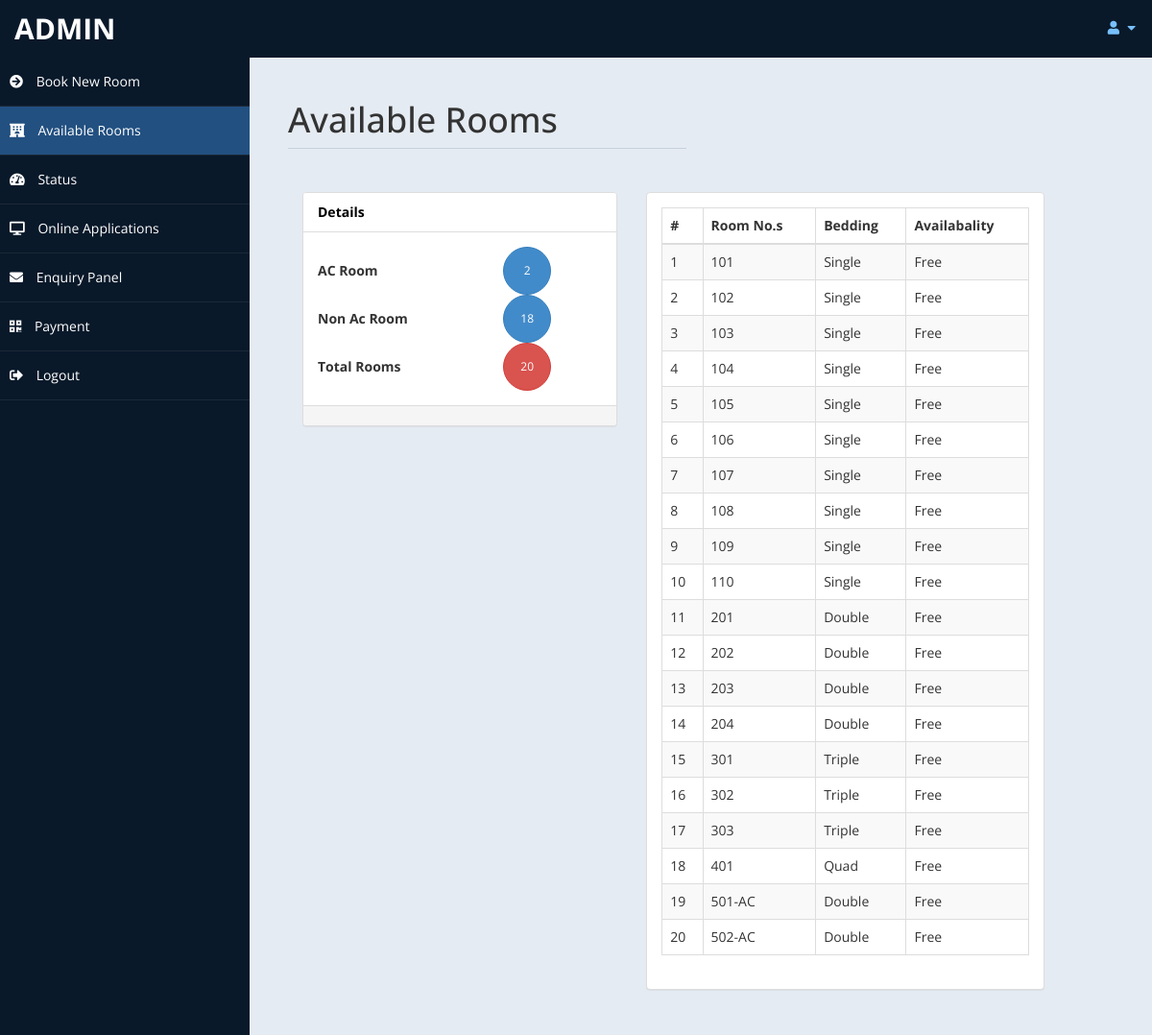
/admin/AvailableRoom.php (signed in), run on the app's committed database.
### tables this page shows
CREATE TABLE `room` (
  `id` int(2) NOT NULL,
  `roomid` varchar(10) NOT NULL,
  `type` varchar(15) DEFAULT NULL,
  `bedding` varchar(10) DEFAULT NULL,
  `place` varchar(10) DEFAULT NULL,
  `cusid` int(11) DEFAULT NULL
);

### admin/AvailableRoom.php (the view, shortened to what this page needs)
<!DOCTYPE html>
<html xmlns="http://www.w3.org/1999/xhtml">
<head>
    <link href="assets/css/bootstrap.css" rel="stylesheet" />
    <link href="assets/css/font-awesome.css" rel="stylesheet" />
    <link href="assets/css/custom-styles.css" rel="stylesheet" />
    <link href="assets/js/dataTables/dataTables.bootstrap.css" rel="stylesheet" />
    <link
      rel="stylesheet"
      href="https://cdnjs.cloudflare.com/ajax/libs/font-awesome/5.14.0/css/all.min.css"
    />
</head>
<body>
	<!-- <?php
	include ('db.php');
	?> -->
    <div id="wrapper">
    	   <nav class="navbar navbar-default top-navbar" role="navigation">
            <div class="navbar-header">
                <a class="navbar-brand" href="home.php"> <?php echo $_SESSION["user"]; ?> </a>
            </div>
            <ul class="nav navbar-top-links navbar-right">
                <li class="dropdown">
                    <a class="dropdown-toggle" data-toggle="dropdown" href="#" aria-expanded="false">
                        <i class="fa fa-user fa-fw"></i> <i class="fa fa-caret-down"></i>
                    </a>
                </li>
            </ul>
        </nav>
        <nav class="navbar-default navbar-side" role="navigation">
            <div class="sidebar-collapse">
                <ul class="nav" id="main-menu">
                  	<li>
                        <a href="reservation.php"><i class="fas fa-arrow-circle-right"></i> Book New Room</a>
                    </li>
                    <li>
                        <a class="active-menu" href="AvailableRoom.php"><i class="fas fa-hotel"></i></i> Available Rooms</a>
                    </li>
                    <li>
                        <a href="home.php"><i class="fas fa-tachometer-alt"></i></i> Status</a>
                    </li>
                    <li>
                        <a href="onlineapplications.php"><i class="fa fa-desktop"></i> Online Applications</a>
                    </li>
                    <li>
                        <a href="messages.php"><i class="fa fa-envelope"></i> Enquiry Panel</a>
                    </li>
                    <li>
                        <a href="payment.php"><i class="fa fa-qrcode"></i> Payment</a>
                    </li>
                    <li>
                        <a href="logout.php"><i class="fa fa-sign-out-alt"></i> Logout</a>
                    </li>
          </ul>
            </div>
        </nav>
        <div id="page-wrapper" >
            <div id="page-inner">
			 <div class="row">
                    <div class="col-md-6 col-sm-6">
                        <h1 class="page-header">
                            Available Rooms <small></small>
                        </h1>
                    </div>
                </div>
                 <?php
						$rsql ="select * from room";
						$rre= mysqli_query($con,$rsql);
						$r =0 ;
						$sc =0;
						$gh = 0;
						while($rrow=mysqli_fetch_array($rre))
						{
							$r = $r + 1;
							$s = $rrow['type'];
							if($s=="Ac Room" )
							{
								$sc = $sc+ 1;
							}
							if($s=="Non Ac")
							{
								$gh = $gh + 1;
							}
						}
						?>
						<?php
						$cr =0 ;
						$csc =0;
						$cgh = 0;
					?>
				 <div class="col-md-5 col-sm-5" >
                    <div class="panel panel-default">
                        <div class="panel-heading">
                           Details
                        </div>
                        <div class="panel-body">
						<table width="100%">
							<tr>
								<td><b>AC Room	 </b></td>
								<td><button type="button" class="btn btn-primary btn-circle"><?php
									$f1 =$sc - $csc;
									if($f1 <=0 )
									{	$f1 = "NO";
										echo $f1;
									}
									else{
											echo $f1;
									}
								?> </button></td>
							</tr>
							<tr>
								<td><b>Non Ac Room</b>	 </td>
								<td><button type="button" class="btn btn-primary btn-circle"><?php
								$f2 =  $gh -$cgh;
								if($f2 <=0 )
									{	$f2 = "NO";
										echo $f2;
									}
									else{
											echo $f2;
									}
								?> </button></td>
							</tr>
							<tr>
								<td><b>Total Rooms	</b> </td>
								<td> <button type="button" class="btn btn-danger btn-circle">
								<?php
								$f5 =$r-$cr;
								if($f5 <=0 )
									{	$f5 = "NO";
										echo $f5;
									}
									else{
										echo $f5;
									}
								 ?> </button></td>
							</tr>
						</table>
						</div>
                        <div class="panel-footer">
                        </div>
                </div>
             </div>
 			<div class="row">
                <div class="col-md-6 col-sm-12">
                    <div class="panel panel-default">
                        <div class="panel-body">
                            <div class="table-responsive">
                                <table class="table table-striped table-bordered table-hover">
                                    <thead>
                        				<tr>
                        				<th><span >#</span></th>
										<th><span >Room No.s</span></th>
										<th><span >Bedding</span></th>
										<th><span >Availabality</span></th>
										</tr>
                                    	<tbody>
                                    	<?php
										include ('db.php');
										$sql="select * from room";
										$re = mysqli_query($con,$sql);
										while($row = mysqli_fetch_array($re))
										{
											$id = $row['id'];
											if($id % 1 == 0 )
											{
												echo"<tr class='gradeC'>
													<td>".$row['id']."</td>
													<td>".$row['roomid']."</td>
													<td>".$row['bedding']."</td>
													<td>".$row['place']."</td>
													</tr>";
											}
										}
										?>
                                    </tbody>
                                </thead>
                            </table>
                        </div>
                    </div>
                </div>
            </div>
        </div>
</body>
</html>

### admin/assets/css/custom-styles.css (style rules this page uses)
body { font-family: "Open Sans", sans-serif; }
#wrapper { height: 100%; width: 100%; background: #09192a; }
#page-wrapper { padding: 15px 15px; min-height: 600px; background: #e5ebf2; }
#page-inner { width: 100%; margin: 10px 20px 10px 0px; background-color: transparent; padding: 10px; min-height: 1400px; }
h1, .h1, h2, .h2, h3, .h3 { margin-top: 7px; margin-bottom: -5px; }
.page-header { padding-bottom: 9px; margin: 10px 0 45px; border-bottom: 1px solid #c7d1dd; }
.panel-default > .panel-heading { color: #000; background-color: #ffffff; border-color: #ddd; font-weight: bold; }
.top-navbar { margin: 0px; }
.top-navbar .navbar-brand { color: #fff; width: 260px; text-align: left; height: 60px; font-size: 30px; font-weight: 700; text-transform: uppercase; line-height: 30px; }
.top-navbar .nav > li { position: relative; display: inline-block; }
.top-navbar .nav > li > a { position: relative; display: block; padding: 19px 15px; color: #77c0fd; }
.active-menu { background-color: #225081 !important; }
.sidebar-collapse, .sidebar-collapse .nav { background: none; }
.sidebar-collapse .nav { padding: 0; }
.sidebar-collapse .nav > li > a { color: #fff; background: transparent; text-shadow: none; }
.sidebar-collapse > .nav > li > a { padding: 15px 10px; }
.sidebar-collapse > .nav > li { border-bottom: 1px solid rgba(107, 108, 109, 0.19); }
.navbar-side { border: none; background-color: transparent; }
.top-navbar { background: #09192a; border-bottom: none; }
.top-navbar .nav > li > a > i { margin-right: 2px; }
.navbar-default { border: 0px solid black; }
.navbar-header { background: #09192a; }
.nav > li > a > i { margin-right: 10px; }
.btn-circle { width: 50px; height: 50px; padding: 6px 0; -webkit-border-radius: 25px; -moz-border-radius: 25px; border-radius: 25px; text-align: center; font-size: 12px; line-height: 1.428571429; }
@media (min-width: 768px) { #page-wrapper { margin: 0 0 0 260px; padding: 15px 30px; min-height: 1200px; } }
@media (min-width: 768px) { .navbar-side { z-index: 1; position: absolute; width: 260px; } }
@media (min-width: 768px) { .navbar { border-radius: 0px; } }

### data on the page
room: id "1", roomid "101", bedding "Single", place "Free"
room: id "2", roomid "102", bedding "Single", place "Free"
room: id "3", roomid "103", bedding "Single", place "Free"
room: id "4", roomid "104", bedding "Single", place "Free"
room: id "5", roomid "105", bedding "Single", place "Free"
room: id "6", roomid "106", bedding "Single", place "Free"
room: id "7", roomid "107", bedding "Single", place "Free"
room: id "8", roomid "108", bedding "Single", place "Free"
room: id "9", roomid "109", bedding "Single", place "Free"
room: id "10", roomid "110", bedding "Single", place "Free"
room: id "11", roomid "201", bedding "Double", place "Free"
room: id "12", roomid "202", bedding "Double", place "Free"
room: id "13", roomid "203", bedding "Double", place "Free"
room: id "14", roomid "204", bedding "Double", place "Free"
room: id "15", roomid "301", bedding "Triple", place "Free"
room: id "16", roomid "302", bedding "Triple", place "Free"
room: id "17", roomid "303", bedding "Triple", place "Free"
room: id "18", roomid "401", bedding "Quad", place "Free"
room: id "19", roomid "501-AC", bedding "Double", place "Free"
room: id "20", roomid "502-AC", bedding "Double", place "Free"

### other printed values
$_SESSION["user"] "ADMIN"
$f1 "2"
$f2 "18"
$f5 "20"
